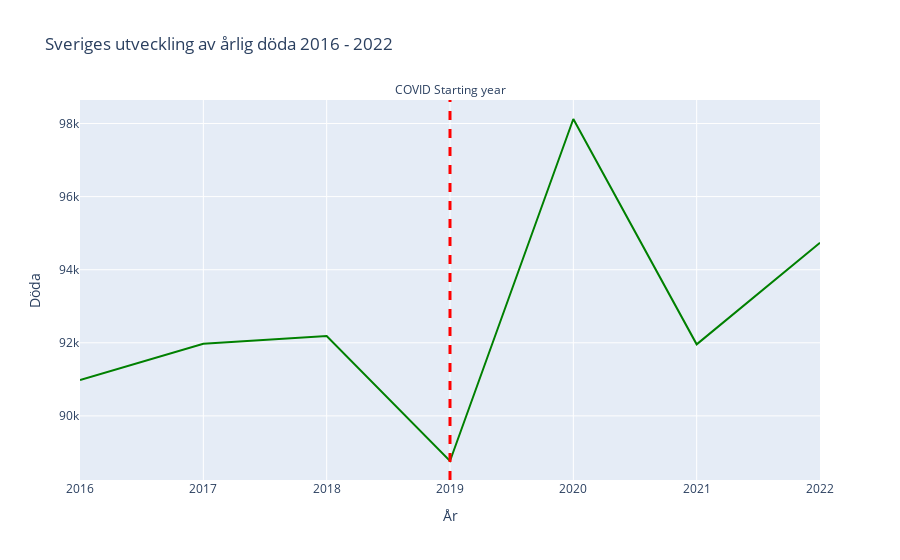

Notebook source saved alongside this figure:
### Code cell
# e)

sweden_covid = sweden_left[sweden_left["År"] <= 2022]
sweden_covid = sweden_covid[sweden_covid["År"] >= 2016]

fig = px.line(sweden_covid, y="Döda", x="År", title=f"Sveriges utveckling av årlig döda {sweden_covid['År'].min()} - {sweden_covid['År'].max()}", color_discrete_sequence=["green"])

fig.add_vline(
    x=2019, 
    line_width=3,
    line_dash="dash",
    line_color="red",
    annotation_text="COVID Starting year", 
    annotation_position="top")

fig.show()

### Figure 1 — Plotly figure (JSON) as saved in the notebook; plotly's stock layout.template omitted (floating-point values rounded to 4 significant figures)
{"data": [{"hovertemplate": "År=%{x}<br>Döda=%{y}<extra></extra>", "legendgroup": "", "line": {"color": "green", "dash": "solid"}, "marker": {"symbol": "circle"}, "mode": "lines", "name": "", "orientation": "v", "showlegend": false, "type": "scatter", "x": [2016, 2017, 2018, 2019, 2020, 2021, 2022], "xaxis": "x", "y": [90982, 91972, 92185, 88766, 98124, 91958, 94737], "yaxis": "y"}], "layout": {"annotations": [{"showarrow": false, "text": "COVID Starting year", "x": 2019, "xanchor": "center", "xref": "x", "y": 1, "yanchor": "bottom", "yref": "y domain"}], "legend": {"tracegroupgap": 0}, "shapes": [{"line": {"color": "red", "dash": "dash", "width": 3}, "type": "line", "x0": 2019, "x1": 2019, "xref": "x", "y0": 0, "y1": 1, "yref": "y domain"}], "title": {"text": "Sveriges utveckling av årlig döda 2016 - 2022"}, "xaxis": {"anchor": "y", "domain": [0, 1], "title": {"text": "År"}}, "yaxis": {"anchor": "x", "domain": [0, 1], "title": {"text": "Döda"}}}}
